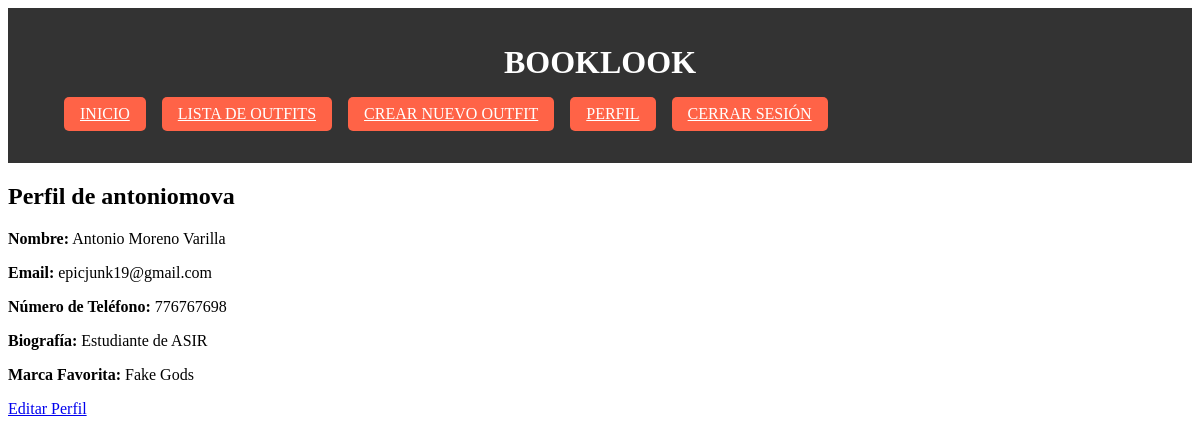
Page /perfil/ (signed in) on the committed database.
### armario/models.py (models this page shows, shortened)
class PerfilUsuario(models.Model):
    usuario = models.OneToOneField(User, on_delete=models.CASCADE, related_name='perfil')
    numero_telefono = models.CharField(max_length=15, blank=True, null=True, verbose_name="Número de Teléfono")
    biografia = models.TextField(blank=True, null=True, verbose_name="Biografía")
    marca_favorita = models.CharField(max_length=100, blank=True, null=True, verbose_name="Marca Favorita")

### armario/views.py (the view)
# urls.py: path('perfil/', views.perfil, name='perfil'),
@login_required
def perfil(request):
    perfil_usuario = PerfilUsuario.objects.get(usuario=request.user)
    return render(request, 'perfil.html', {'perfil_usuario': perfil_usuario})

### armario/templates/perfil.html
{% extends "base.html" %}
{% block content %}
  <div class="perfil-usuario">
    <h2>Perfil de {{ request.user.username }}</h2>
    <div class="perfil-info">
      <p><strong>Nombre:</strong> {{ request.user.first_name }} {{ request.user.last_name }}</p>
      <p><strong>Email:</strong> {{ request.user.email }}</p>
      <p><strong>Número de Teléfono:</strong> {{ perfil_usuario.numero_telefono }}</p>
      <p><strong>Biografía:</strong> {{ perfil_usuario.biografia }}</p>
      <p><strong>Marca Favorita:</strong> {{ perfil_usuario.marca_favorita }}</p>
    </div>
    <a href="{% url 'editar_perfil' %}" class="btn btn-primary">Editar Perfil</a>
  </div>
{% endblock %}

### rows in the picture
PerfilUsuario: numero_telefono "776767698", biografia "Estudiante de ASIR", marca_favorita "Fake Gods"

### other values in the picture
{{ request.user.username }} "antoniomova"
{{ request.user.first_name }} "Antonio"
{{ request.user.last_name }} "Moreno Varilla"
{{ request.user.email }} "epicjunk19@gmail.com"
